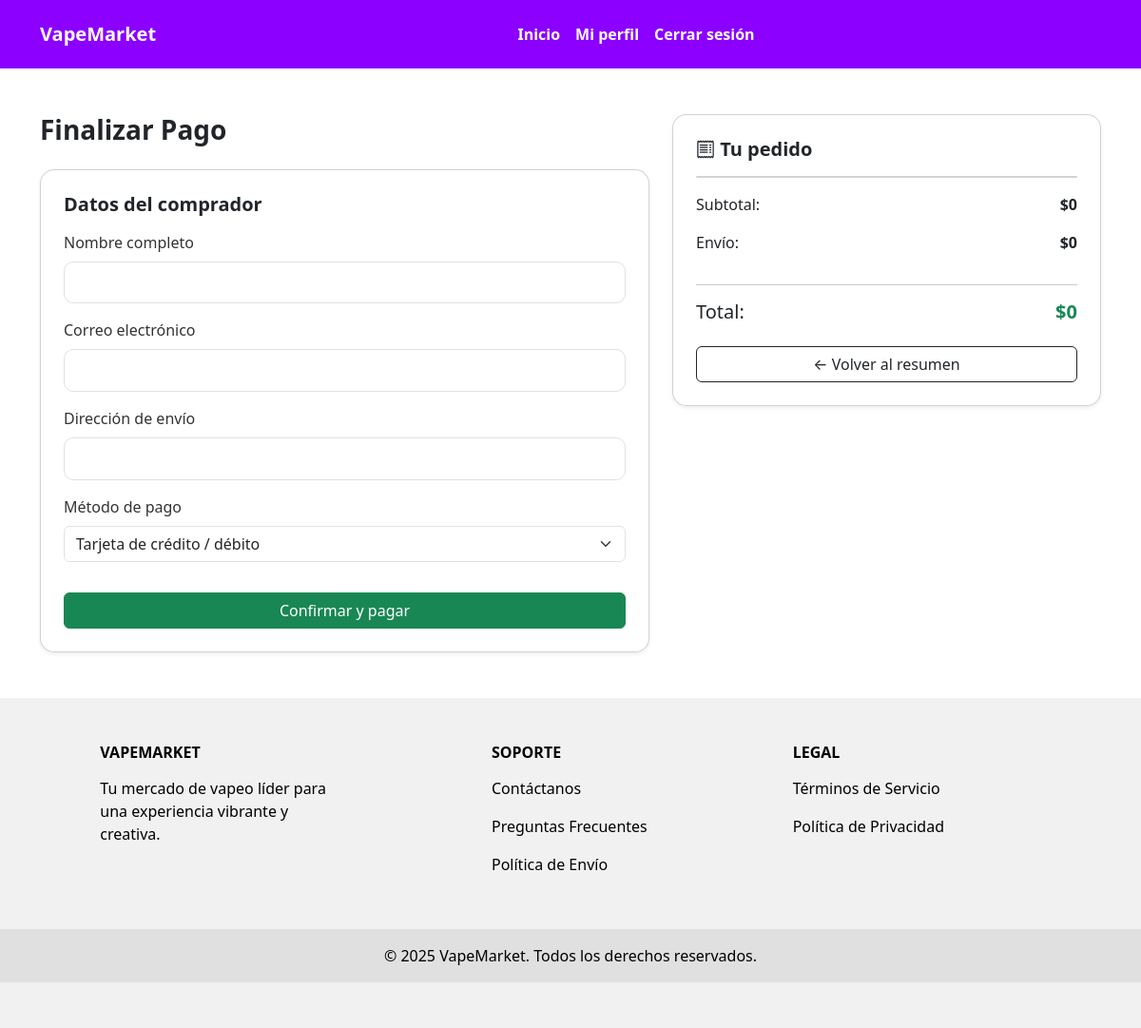
The app's page /pago/ (signed in), older data.
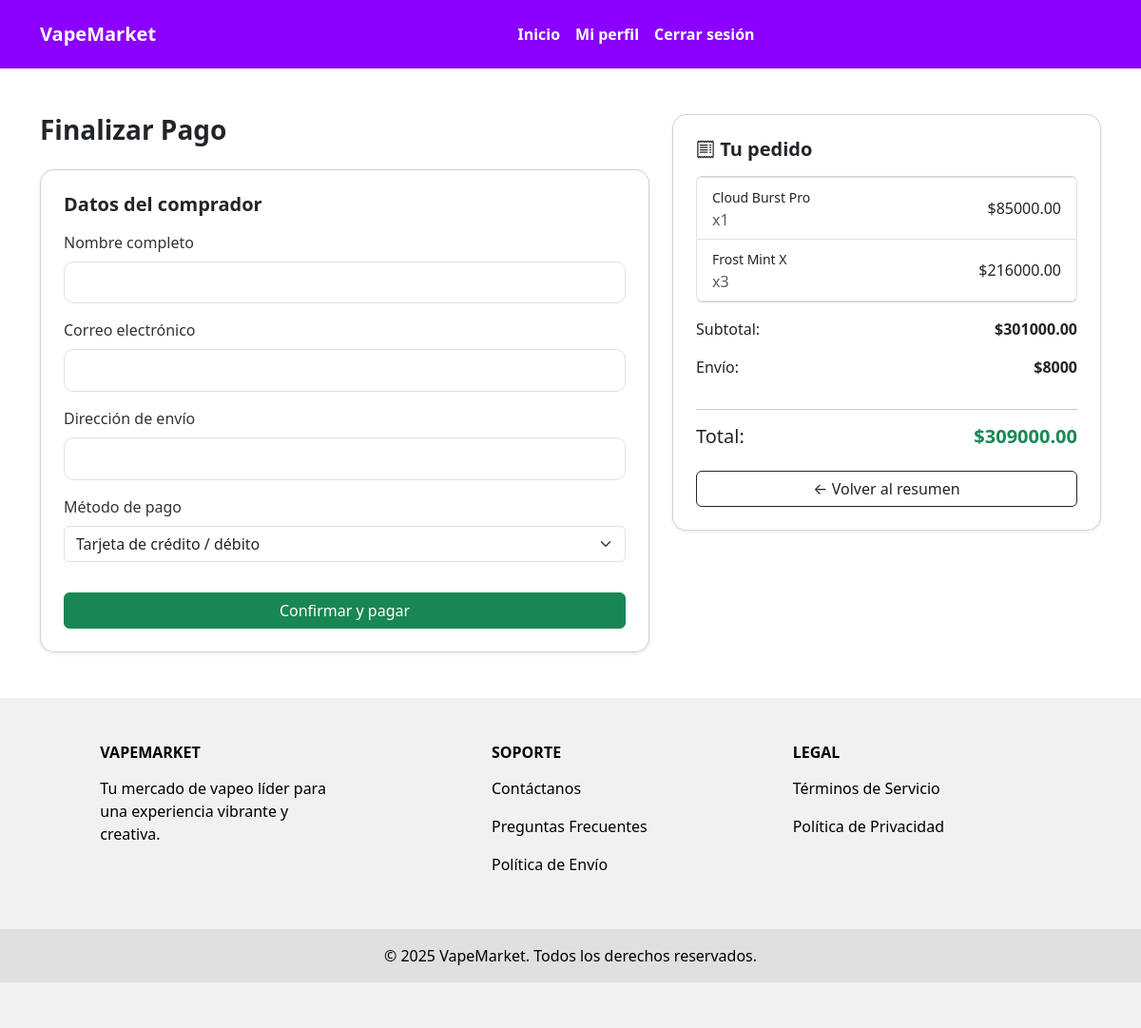
The same page, newer data.
### productos/models.py (models this page shows, shortened)
class Carrito(models.Model):
    usuario = models.ForeignKey(settings.AUTH_USER_MODEL, on_delete=models.CASCADE)
    producto = models.ForeignKey(Producto, on_delete=models.CASCADE)
    cantidad = models.PositiveIntegerField(default=1)
    @property
    def subtotal(self):
        return self.cantidad * self.producto.precio

class Producto(models.Model):
    CATEGORIAS = [
        ('vapers', 'Vapers'),
        ('liquidos', 'Líquidos'),
        ('pods', 'Pods'),
    ]
    nombre = models.CharField(max_length=100)
    descripcion = models.TextField()
    precio = models.DecimalField(max_digits=10, decimal_places=2)
    stock = models.PositiveIntegerField()
    imagen = models.URLField()  # usamos URL porque las imágenes son de internet
    categoria = models.CharField(max_length=20, choices=CATEGORIAS, default='vapers')

### productos/views.py (the view)
# urls.py: path('pago/', views.pago, name='pago'),
@login_required
def pago(request):
    carrito_items = Carrito.objects.filter(usuario=request.user)
    subtotal = sum(item.subtotal for item in carrito_items)
    envio = 8000 if subtotal > 0 else 0
    total = subtotal + envio
    if request.method == "POST":
        carrito_items.delete()
        return render(request, 'productos/pago_exitoso.html', {'total': total})
    return render(request, 'productos/pago.html', {
        'carrito_items': carrito_items,
        'subtotal': subtotal,
        'envio': envio,
        'total': total
    })

### productos/templates/productos/pago.html (shortened to what this page needs)
{% extends 'base.html' %}
{% load static %}
{% block content %}
<div class="container py-5">
  <div class="row">
    <div class="col-lg-7">
      <h3 class="fw-bold mb-4">Finalizar Pago</h3>
      <form method="POST" action="{% url 'productos:pago_exitoso' %}" class="card shadow-sm p-4">
        <h5 class="fw-semibold mb-3">Datos del comprador</h5>
        <div class="mb-3">
          <label class="form-label">Nombre completo</label>
          <input type="text" class="form-control" name="nombre" required>
        </div>
        <div class="mb-3">
          <label class="form-label">Correo electrónico</label>
          <input type="email" class="form-control" name="email" required>
        </div>
        <div class="mb-3">
          <label class="form-label">Dirección de envío</label>
          <input type="text" class="form-control" name="direccion" required>
        </div>
        <div class="mb-3">
          <label class="form-label">Método de pago</label>
          <select class="form-select" name="metodo" required>
            <option value="tarjeta">Tarjeta de crédito / débito</option>
          </select>
        </div>
        <button type="submit" class="btn btn-success w-100 mt-3">
          Confirmar y pagar
        </button>
      </form>
    </div>
    <div class="col-lg-5 mt-4 mt-lg-0">
      <div class="card shadow-sm p-4">
        <h5 class="fw-bold mb-3">
          <i class="bi bi-receipt"></i> Tu pedido
        </h5>
        <ul class="list-group mb-3">
          {% for item in carrito_items %}
          <li class="list-group-item d-flex justify-content-between align-items-center">
            <div>
              <small>{{ item.producto.nombre }}</small><br>
              <span class="text-muted">x{{ item.cantidad }}</span>
            </div>
            <span>${{ item.subtotal }}</span>
          </li>
          {% endfor %}
        </ul>
        <p class="d-flex justify-content-between">
          <span>Subtotal:</span>
          <strong>${{ subtotal }}</strong>
        </p>
        <p class="d-flex justify-content-between">
          <span>Envío:</span>
          <strong>${{ envio }}</strong>
        </p>
        <hr>
        <h5 class="d-flex justify-content-between">
          <span>Total:</span>
          <span class="text-success fw-bold">${{ total }}</span>
        </h5>
        <a href="{% url 'productos:resumen_pedido' %}" class="btn btn-outline-dark w-100 mt-3">
          ← Volver al resumen
        </a>
      </div>
    </div>
  </div>
</div>
{% endblock %}

Row changes from the older to the newer data that the page shows:
added Carrito: producto.nombre "Cloud Burst Pro", cantidad "1", subtotal "85000.00"
added Carrito: producto.nombre "Frost Mint X", cantidad "3", subtotal "216000.00"
Text that changed along with them:
{{ subtotal }}: "0" → "301000.00"
{{ envio }}: "0" → "8000"
{{ total }}: "0" → "309000.00"
